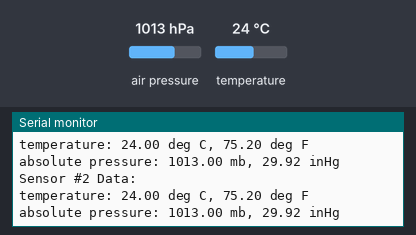
This sketch was run on a simulated Arduino Mega 2560, built with avr-gcc and run on an emulated ATmega2560. Parts: the last lines printed to the serial monitor. The test bench sets the inputs (shaded band); at power-on: air pressure 1013 hPa, temperature 24 °C.

Above: at 1.2 s.
1.3 s: air pressure set to 952 hPa
2.8 s: temperature set to 12 °C
At 2.8 s:
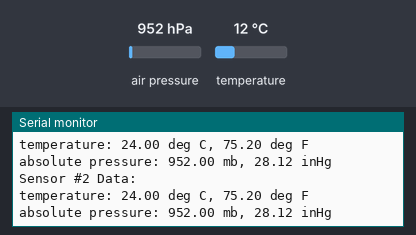
4.3 s: air pressure set to 1000 hPa
At 6.0 s:
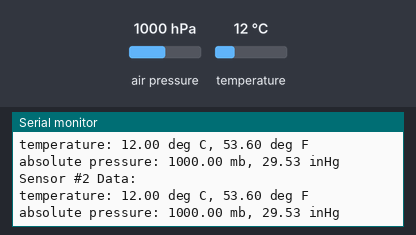
Timing chart, 0 to 7.5 s (numbered marks = the images above; inputs shaded):
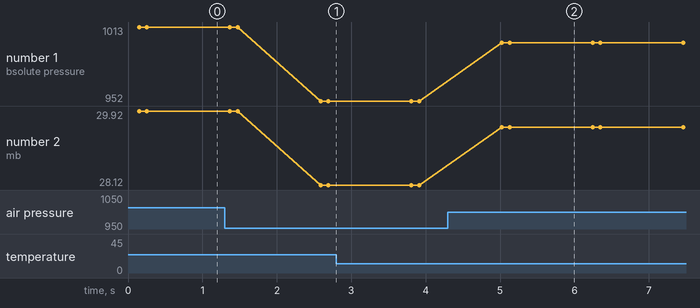

Measured:
- after the input at 4.3 s, the serial monitor: prints a new line after 0.73 s (image 2)
- plotted number 1: 1013 → 952 after the input at 1.3 s, 952 → 1000 after the input at 4.3 s
- plotted number 2: 29.92 → 28.12 after the input at 1.3 s, 28.12 → 29.53 after the input at 4.3 s

The sketch:

reading_two_pressure_sensor_parallal.ino
```cpp
/*
Reading Two Barometric Pressure Sensor BMP180 using MUX 74HC4052
Author : Mahfuz

The Mux can be found here : https://www.sparkfun.com/products/retired/9907

Hardware connections:
using Arduino Mega

SCL		-> MUX PIN 3
SDA		-> MUX PIN 13
PIN 19	-> MUX PIN 10 with a pull down 10K resistor.

PIN 19 is used for selecting one of the pressure sensor.

MUX PIN 6 , 7 , 8 , 9 is connected to GND.

*/
#include <SFE_BMP180.h>
#include <Wire.h>
#include "typedef.h"

#define SELECT_PIN 19
#define ALTITUDE 510.0


#define P1_ACTIVE digitalWrite(SELECT_PIN,HIGH); //delay(10);
#define P2_ACTIVE digitalWrite(SELECT_PIN,LOW);  //delay(10);

SFE_BMP180 bmp1,bmp2;
boolean readSensors(Data *data1, Data *data2);

Data newData(char id)
{
  Data d ;
  d._id = id ;
  return d ;
}
void setup()
{
	boolean failed = false ;
	pinMode(SELECT_PIN, OUTPUT);

	Serial.begin(9600);

	P1_ACTIVE

	if(bmp1.begin()){
		Serial.println("BMP #1 init success.");
	}
	else
		  failed = true ;


	P2_ACTIVE
	if(bmp2.begin()){
		  Serial.println("BMP #2 init success.");
	}
	else
		failed = true ;

	if(failed){
		Serial.println("Error in BMP180 init.");
		while (1);
	}
}

void loop()
{
  Data d1 = newData('1');
  Data d2 = newData('2');

  boolean read = readSensors(&d1,&d2);


  if(read){
	  /* print the value to serial terminal */
	  Serial.println();
	  Serial.print("provided altitude: ");
	  Serial.print(ALTITUDE,0);
	  Serial.print(" meters, ");
	  Serial.print(ALTITUDE*3.28084,0);
	  Serial.println(" feet");

	  /* Pressure Sensor #1 value */
	  // Print out the measurement:
	  Serial.println("Sensor #1 Data:");
          Serial.print("temperature: ");
	  Serial.print(d1._temp_value,2);
          Serial.print(" deg C, ");
          Serial.print((9.0/5.0)*d1._temp_value+32.0,2);
          Serial.println(" deg F");

	  // Print out the measurement:
	  Serial.print("absolute pressure: ");
	  Serial.print(d1._pres_value,2);
	  Serial.print(" mb, ");
	  Serial.print(d1._pres_value*0.0295333727,2);
	  Serial.println(" inHg");

	  Serial.println();
	  /* Pressure Sensor #2 value */
	  // Print out the measurement:
	  Serial.println("Sensor #2 Data:");

	  Serial.print("temperature: ");
	  Serial.print(d2._temp_value,2);
          Serial.print(" deg C, ");
          Serial.print((9.0/5.0)*d2._temp_value+32.0,2);
          Serial.println(" deg F");

	  // Print out the measurement:
	  Serial.print("absolute pressure: ");
	  Serial.print(d2._pres_value,2);
	  Serial.print(" mb, ");
	  Serial.print(d2._pres_value*0.0295333727,2);
	  Serial.println(" inHg");

	  Serial.println();
  }
  else
	  Serial.println("ERROR");

  delay(1000);
}
boolean readSensors(Data *data1, Data *data2)
{
	char status1,status2 ;
	double T1 , T2 , P1, P2;


	P1_ACTIVE		/* make active 1 */
	status1 = bmp1.startTemperature();

	P2_ACTIVE		/* make active 2 */
	status2 = bmp2.startTemperature();

	 if (status1 != 0 && status2!=0){
		// Wait for the measurement to complete:
		delay(max(status1,status2));

		P1_ACTIVE		/* make active 1*/
		status1 = bmp1.getTemperature(T1);

		P2_ACTIVE		/* make active 2*/
		status2 = bmp2.getTemperature(T2);

		if(status1!=0 && status2!=0){
			/* save the temparature */
			data1->_temp_value = T1 ;
			data2->_temp_value = T2 ;

			P1_ACTIVE		/* make active 1*/
			status1 = bmp1.startPressure(3);

			P2_ACTIVE		/* make active 2*/
			status2 = bmp2.startPressure(3);

			if(status1!=0 && status2!=0){

				delay(max(status1,status2));

				P1_ACTIVE		/* make active 1*/
				status1 = bmp1.getPressure(P1,T1);

				P2_ACTIVE		/* make active 2*/
				status2 = bmp2.getPressure(P2,T2);


				if(status1!=0 && status2!=0){
					/* save pressure value */
					data1->_pres_value = P1 ;
					data2->_pres_value = P2 ;

					return true ;
				}
				else Serial.println("error reading pressure measurement\n");
			}
			else Serial.println("error starting pressure measurement\n");
		}
		else Serial.println("error reading temperature measurement\n");
	 }
	 else Serial.println("error starting temperature measurement\n");

	 return false ;
}
```

typedef.h
```cpp
typedef struct  SENSOR_DATA
{
  char _id ;
  double  _pres_value;
  double _temp_value;
}Data;
```
